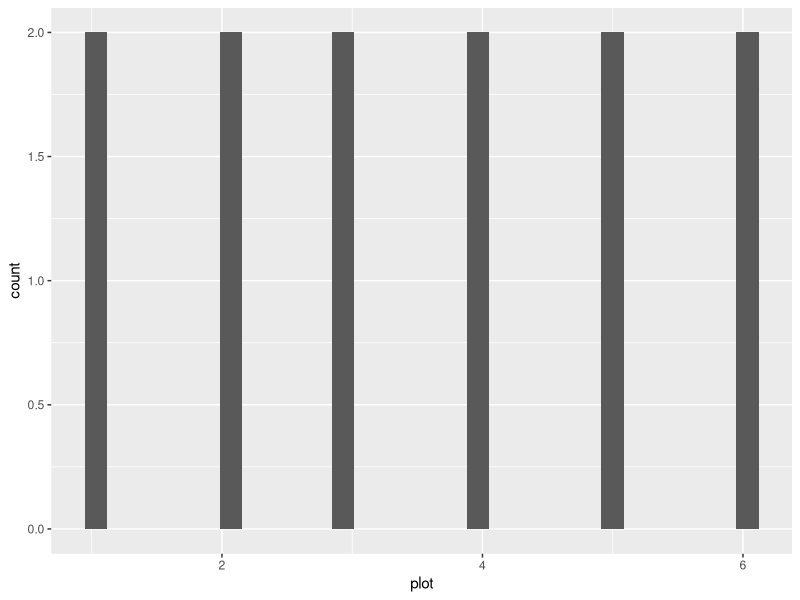
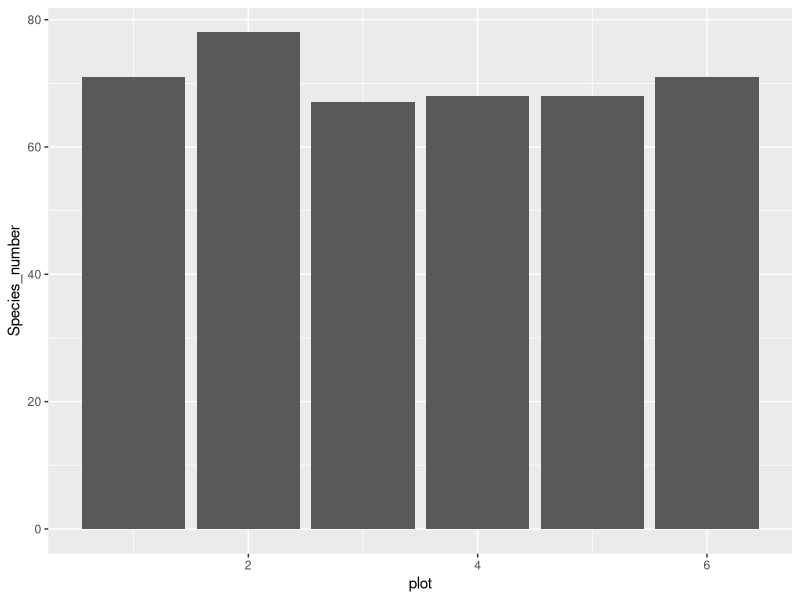
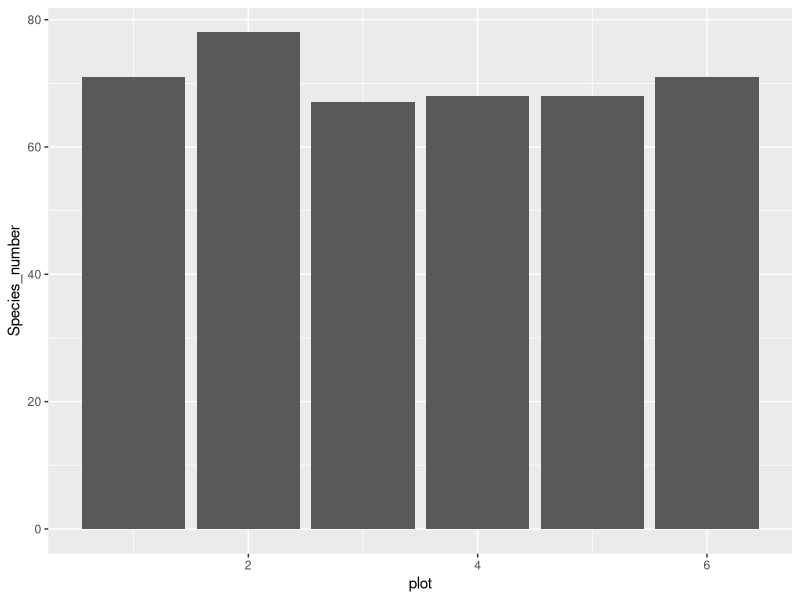
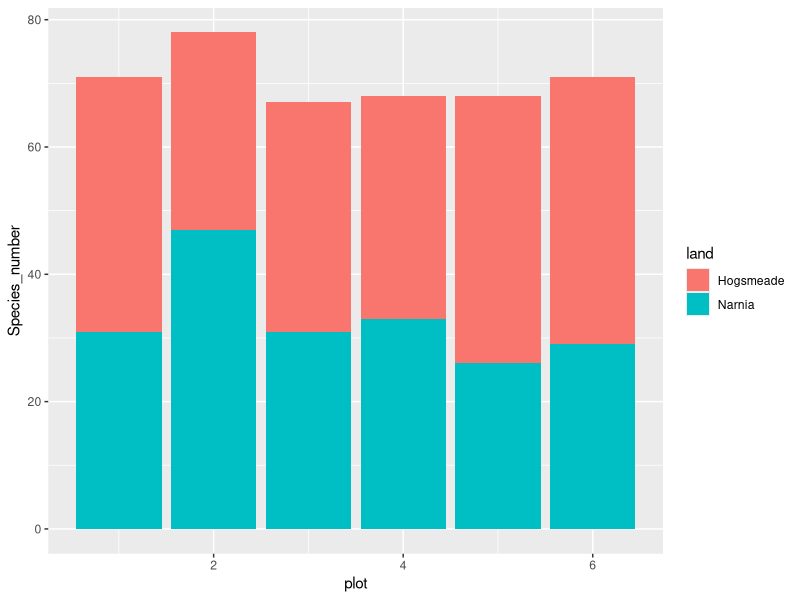
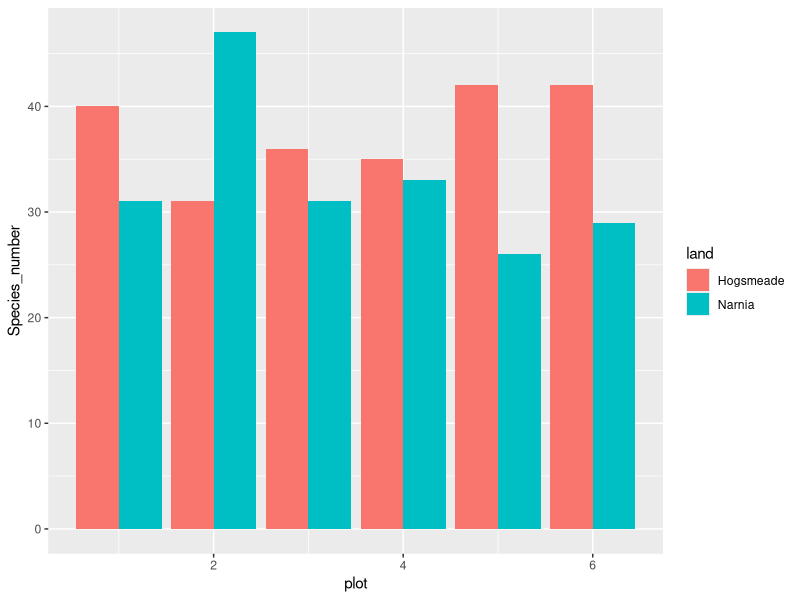
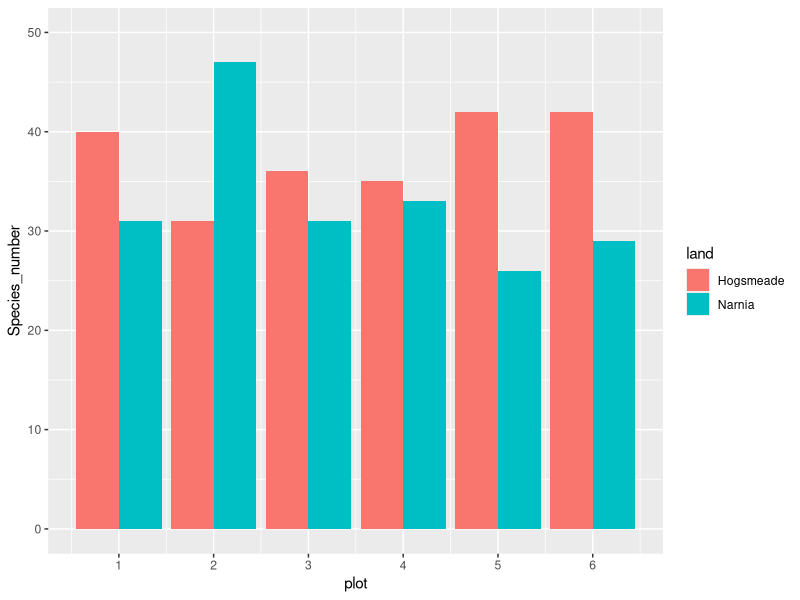
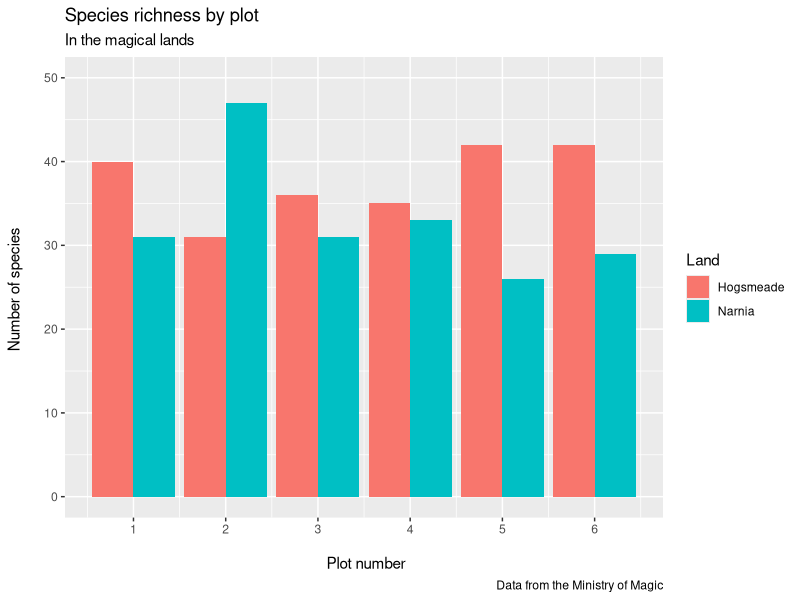
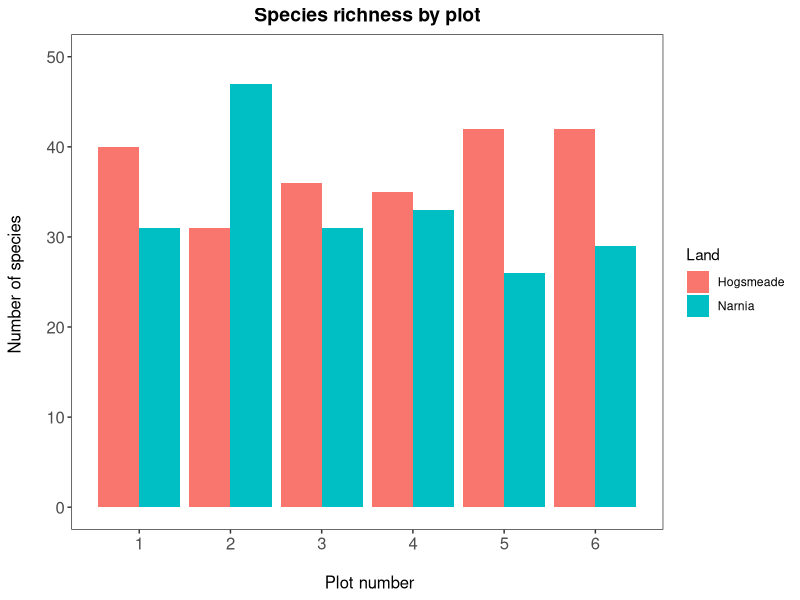

The R source for these figures, in order:
## ---- chunk 1
knitr::opts_chunk$set(warning=FALSE)
## ---- chunk 2

library(tidyverse)
## ---- chunk 3

magic_veg <- read_csv("magic_veg.csv")

## ---- chunk 4
str(magic_veg)
## ---- chunk 5
species_counts <- magic_veg %>%
  group_by(land, plot) %>%
  summarise(Species_number = length(unique(species)))
## ---- chunk 6
(hist <- ggplot(species_counts, aes(x = plot)) +
  geom_histogram())
## ---- chunk 7
(hist <- ggplot(species_counts, aes(x = plot, y = Species_number)) +
    geom_histogram(stat = "identity"))
    
# Note: an equivalent alternative is to use geom_col (for column), which takes a y value and displays it
(col <- ggplot(species_counts, aes(x = plot, y = Species_number)) +
   geom_col()
   )
## ---- chunk 8

(hist <- ggplot(species_counts, aes(x = plot, y = Species_number, fill = land)) +
  geom_histogram(stat = "identity"))
  
# Remember that any aesthetics that are a function of your data (like fill here) need to be INSIDE the aes() brackets.
## ---- chunk 9

(hist <- ggplot(species_counts, aes(x = plot, y = Species_number, fill = land)) +
    geom_histogram(stat = "identity", position = "dodge"))
## ---- chunk 10

(hist <- ggplot(species_counts, aes(x = plot, y = Species_number, fill = land)) +
    geom_histogram(stat = "identity", position = "dodge") + 
    scale_x_continuous(breaks = c(1,2,3,4,5,6)) + 
    scale_y_continuous(limits = c(0, 50)))
## ---- chunk 11

(hist <- ggplot(species_counts, aes(x = plot, y = Species_number, fill = land)) +
    geom_histogram(stat = "identity", position = "dodge") +
    scale_x_continuous(breaks = c(1,2,3,4,5,6)) + 
    scale_y_continuous(limits = c(0, 50)) +
    labs(title = "Species richness by plot", 
         subtitle = "In the magical lands",
         caption = "Data from the Ministry of Magic", 
         x = "\n Plot number", y = "Number of species \n",# \n adds space before x and after y axis text
           fill = "Land")  # Change the legend title to "Land"
  )     
## ---- chunk 12

(hist <- ggplot(species_counts, aes(x = plot, y = Species_number, fill = land)) +
    geom_histogram(stat = "identity", position = "dodge") + 
    scale_x_continuous(breaks = c(1,2,3,4,5,6)) + 
    scale_y_continuous(limits = c(0, 50)) +
    labs(title = "Species richness by plot", 
         x = "\n Plot number", y = "Number of species \n",
         fill = "Land") + 
    theme_bw() +
    theme(panel.grid = element_blank(), 
          axis.text = element_text(size = 12), 
          axis.title = element_text(size = 12), 
          plot.title = element_text(size = 14, hjust = 0.5, face = "bold")))
## ---- chunk 13

(hist <- ggplot(species_counts, aes(x = plot, y = Species_number, fill = land)) +
    geom_histogram(stat = "identity", position = "dodge") + 
    scale_x_continuous(breaks = c(1,2,3,4,5,6)) + 
    scale_y_continuous(limits = c(0, 50)) +
    scale_fill_manual(values = c("rosybrown1", "#deebf7"),     # specifying the colours
                      name = "Land of Magic") +                # specifying title of legend
    labs(title = "Species richness by plot", 
         x = "\n Plot number", y = "Number of species \n") + 
    theme_bw() +
    theme(panel.grid = element_blank(), 
          axis.text = element_text(size = 12), 
          axis.title = element_text(size = 12), 
          plot.title = element_text(size = 14, hjust = 0.5, face = "bold"), 
          plot.margin = unit(c(0.5,0.5,0.5,0.5), units = , "cm"), 
	  legend.title = element_text(face = "bold"),
          legend.position = "bottom", 
          legend.box.background = element_rect(color = "grey", size = 0.3)))
